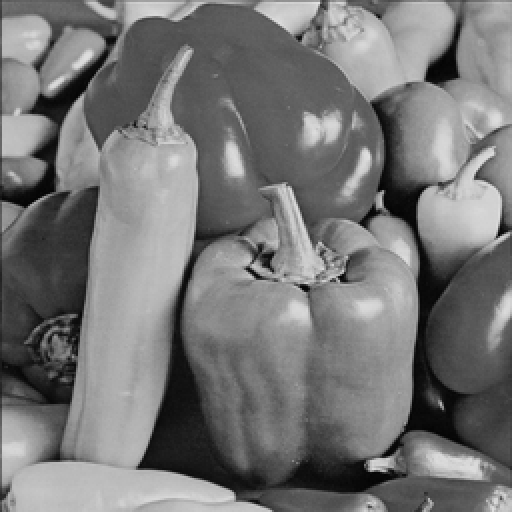
%> input picture code1/cimg/pepper.png, 512 x 512 px
$ octave demo_DetectionTVL1ADMM.m   (GNU Octave 9; MATLAB toolbox functions it lacks are replaced by stand-ins)
%> lines starting %> are read from the running program, lines starting %| are printed output that depends on the picture
### code1/adaptive_median_detection.m
function [X] = adaptive_median_detection(g1,g)

% This function finds the poisition of image corrupted by salt and pepper noise

% Input
%

% g1     --------------------   blur  image
% g       --------------------  blur and noise image
% lever --------------------   noise lever

% Ouput
% X ------  characteristic matrix


%f=imread('C:\Program Files\MATLAB\R2013a\bin\work\图像复原\Penguins.jpg');
%f = imread('onion.png');
%  f = double(imread('House256.tif'))/255;
%  H = fspecial('gaussian',9,10);
%  g1 = imfilter(f,H);
 image_gray = g1;
%image_gray=rgb2gray(f);%得到灰度图像
 ff = image_gray;
 ff(:) = 0;
alreadyProcessed = false(size(image_gray));%生成逻辑非的矩阵

% 迭代.
Smax=7;
for k = 3:2:Smax
   zmin = ordfilt2(image_gray, 1, ones(k, k), 'symmetric');
   zmax = ordfilt2(image_gray, k * k, ones(k, k), 'symmetric');
   zmed = medfilt2(image_gray, [k k], 'symmetric');

   processUsingLevelB = (zmed > zmin) & (zmax > zmed) & ...
       ~alreadyProcessed;
   zB = (image_gray > zmin) & (zmax > image_gray);
   outputZxy  = processUsingLevelB & zB;
   outputZmed = processUsingLevelB & ~zB;
   ff(outputZxy) = image_gray(outputZxy);
   ff(outputZmed) = zmed(outputZmed);

   alreadyProcessed = alreadyProcessed | processUsingLevelB;
   if all(alreadyProcessed(:))
      break;
   end
end

ff(~alreadyProcessed) = zmed(~alreadyProcessed);
f1 = g;


[m,n] = size(g);
X = zeros(m,n);
for i = 1 : m
    for j = 1 : n
        if ff(i,j) ~= f1(i,j) & f1(i,j) == 0 || f1(i,j) == 1;
            X(i,j) = 0;
        else
            X(i,j) = 1;
        end
    end
end


### code1/DetectionTVL1ADMM.m
function [U,SNR,PSNR,SSIM,i,t2] = DetectionTVL1ADMM(I,F,H,O,maxit,espilon,mu,beta1,beta2,gamma)

%% % An Alternationg Direction Method of Multipliers (ADMM) is applied to solve the
% TVL1, which refers to the ADMM for solving TVL1 by J. yang, W. Yin, and Y. Zhang(2009)

%  consider L1 data fidelity term and TV regularization
% term,  The model is as follows:
%          min_{u} \|O.*(Ku-f)\|_1+\|Du\|_2
%     O is the characteristic matrix
%=============================================================

%% Input
% H -------------------- convolution kernel representing K
% F -------------------- blurry and noise observation
% O -------------------- 0,1 matrix
% maxit ----------- represents the maximum number of  iteration steps
% espilon ----------- Respectively represents the stop criteria
% mu ---------------------- Regular parameters in the model
% beta1, beta2 -------------  Penalty parameter in ADMM
% gamma --------------------  Relaxation parameter in ADMM

%% Out
% U ----------------------  Restore image data
% IPSNR, ISNR, ISSIM----------- Value of evaluation indicators after noise
% PSNR, SNR, SSIM------------ Value of evaluation indicators after recovery
% i ------------------- The number of steps required for iteration outside the algorithm
%% initialization
[m,n] = size(F);
C = getC(F,H);
[D,Dt] = defDDt;
U = F;
Lam1 = zeros(m,n);
Lam2 = zeros(m,n);
Lam3 = zeros(m,n);
KUF = imfilter(U,H,'circular','conv') - F;
[D1U,D2U] = D(U);
Demon = beta1*C.eigsKtK+beta2*C.eigsDtD;
%% Algorithm ADMM
 tic;
t1 = clock;
for i = 1:maxit
    % X-subproblem
    X = prox_1(KUF+Lam1/beta1,mu/beta1,O);

    % Y-subproblem
    tv1 = D1U+Lam2/beta2;
    tv2 = D2U+Lam3/beta2;
    tvnorm = sqrt(tv1.^2+tv2.^2);
    tvnorm(tvnorm==0) = 1;
    tvnorm = max(tvnorm-1/beta2,0)./tvnorm;
    Y1 = tv1.*tvnorm;
    Y2 = tv2.*tvnorm;

    % U-subproblem
    Up = U;
    TKXL = beta1*X-Lam1;
    TKXL = imfilter(TKXL,H,'circular','corr');
    TKF = beta1*F;
    TKF = imfilter(TKF,H,'circular','corr');
    TDYL = Dt(beta2*Y1-Lam2,beta2*Y2-Lam3);
    U = TKXL+TKF+TDYL;
    U = fft2(U)./Demon;
    U = real(ifft2(U));

    % update Lam
    KUF = imfilter(U,H,'circular','conv')-F;
    [D1U,D2U] = D(U);
    Lam1 = Lam1+gamma*beta1*(KUF-X);
    Lam2 = Lam2+gamma*beta2*(D1U-Y1);
    Lam3 = Lam3+gamma*beta2*(D2U-Y2);

    SNR = 10*(log10(size(I,1)*size(I,2))-log10(norm(I(:)-U(:))^2));
    [PSNR(i),ppSNR]=psnr(I,U);
    t2(i)=etime(clock,t1);
%    SNR(i) = 20*log10(norm(I(:))/norm(I(:)-U(:)));
    SSIM = ssim(I,U);
     fprintf('i:%d, Psnr:%0.4f,ssim:%0.4f\n',i,PSNR(i),SSIM);
%    f = fval(D1U,D2U,KUF);
     r1 = fnorm(KUF-X);
     r2 = fnorm(D1U-Y1)+ fnorm(D2U-Y2);
    if r1+r2<=espilon
        break
    end
end

%%
function C = getC(F,H)
    [m,n] = size(F);
    C.eigsDtD = abs(psf2otf([1,-1],[m,n])).^2 + abs(psf2otf([1;-1],[m,n])).^2;
    C.eigsK = psf2otf(H,[m,n]);
    C.eigsKt = conj(C.eigsK);
    C.eigsKtK = abs(C.eigsK).^2;
    C.proI = abs(psf2otf([1],[m,n]));
    C.KtF = real(ifft2(C.eigsKt .* fft2(F)));
return;

function [D,Dt] = defDDt
    D = @(U) ForwardD(U);
    Dt = @(X,Y) Dive(X,Y);

 return;

 function [Dux,Duy] = ForwardD(U)
        Dux = [diff(U,1,2), U(:,1) - U(:,end)];
        Duy = [diff(U,1,1); U(1,:) - U(end,:)];
 return;


 function DtXY = Dive(X,Y)
        DtXY = [X(:,end) - X(:, 1), -diff(X,1,2)];
        DtXY = DtXY + [Y(end,:) - Y(1, :); -diff(Y,1,1)];
 return;

% [6 lines of commented-out code are left out]

function X = prox_1(KUF,lammad,O)
[m,n] = size(KUF);
X =zeros(m,n);
for i = 1:m
    for j = 1:n
        if O(i,j) == 1
             X(i,j) = max(abs(KUF(i,j)) - lammad,0).*sign(KUF(i,j));
        else
            X(i,j) = KUF(i,j);
        end
    end
end
return

### code1/util/fnorm.m
function [obj] = fnorm(A)
[a,b,c]=size(A);

obj = 0;
for i=1:c,
obj = obj + norm(A(:,:,i),'fro');
end

### code1/demo_DetectionTVL1ADMM.m
clc;clear all;close all;

randn('seed',0);rand('seed',0);
 addpath('cimg','util')

% [5 lines of commented-out code are left out]
I = double(imread(sprintf('pepper.png')))/255;
%> I: size 512x512 double; min 0.0118, max 0.89, mean 0.463
% [u,s,v]=svds(I,10);
% I=u*s*v'
R=7;
[x,y] = meshgrid(-R:R,-R:R);
K= double(x.^2 + y.^2 <= R^2);
H = K/sum(K(:));
%  H = fspecial('average',1);
Level = 0.1;
%  B=conv2padded(I,H);
B = imfilter(I,H,'circular','conv');
imshow(B)
Bn = imnoise(B,'salt & pepper',Level);
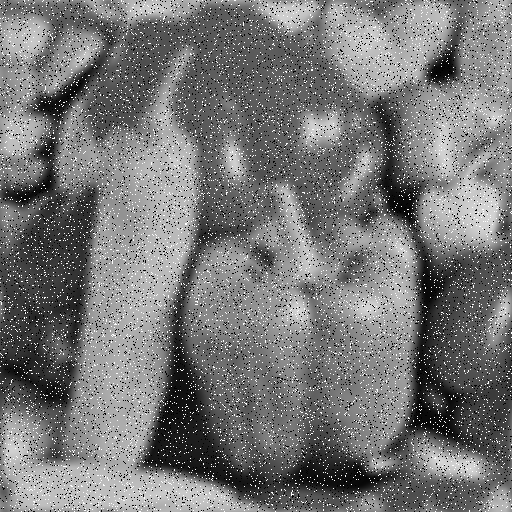
%> Bn: size 512x512 double; min 0, max 1, mean 0.467
psnr(Bn,I)
%> ans = 14.93
ssim(Bn,I)
%> ans = 0.0918
%% Characteristic matrix
O = adaptive_median_detection(B,Bn);
%> in adaptive_median_detection, `ff(:) = 0;`: ff: size 512x512 double; every value is 0
%> after the loop in adaptive_median_detection, `for i = 1 : m`:
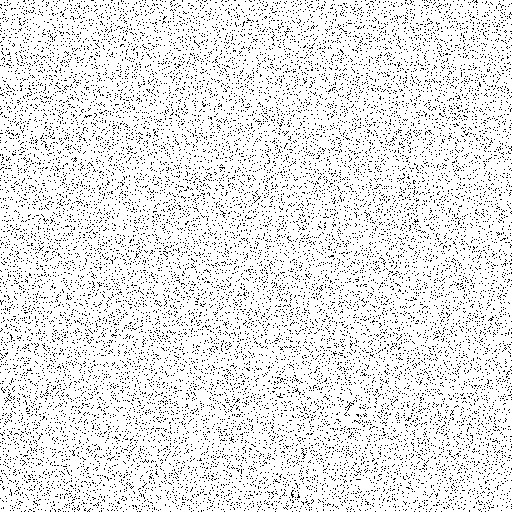
%> X: size 512x512 double; values 0 (black) and 1 (white), 90% white; black in thin lines or dots
% %% Initial evaluation index
IPSNR = 10*(log10(size(I,1)*size(I,2))-log10(norm(I(:) - Bn(:))^2));
%> IPSNR = 14.93
ISNR = 20*log10(norm(I(:))/norm(I(:) - Bn(:)));
%> ISNR = 9.04
% ISSIM = ssim(I,Bn);
%% Initial valua
maxit = 5000;
espilon = 1/255;
gamma = 1.618;
mu = [200];
beta1= [3000];
beta2= [10];


%%


%% image denoise
  [U,SNR,PSNR,SSIM,i,t] = DetectionTVL1ADMM(I,Bn,H,O,maxit,espilon,mu,beta1,beta2,gamma);
%> in DetectionTVL1ADMM, `KUF = imfilter(U,H,'circular','conv') - F;`:
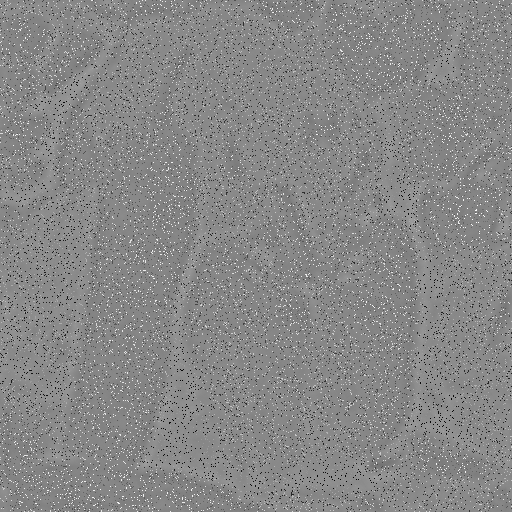
%> KUF: size 512x512 double; min -0.932, max 0.821, mean -5.62e-17; drawn with min black and max white
%> in DetectionTVL1ADMM, `[D1U,D2U] = D(U);`:
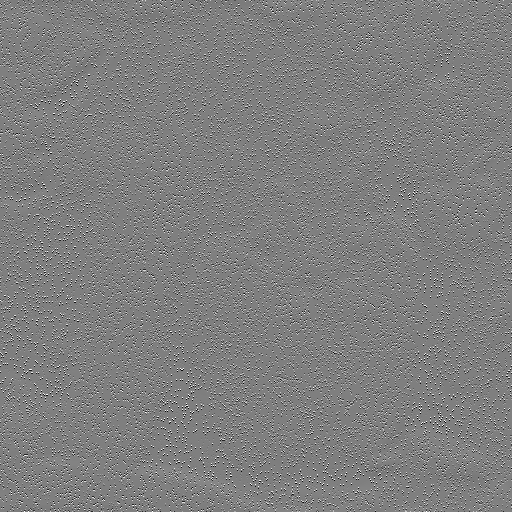
%> D2U: size 512x512 double; min -1, max 1, mean 1.9e-19; drawn with min black and max white
%> in DetectionTVL1ADMM, `Demon = beta1*C.eigsKtK+beta2*C.eigsDtD;`:
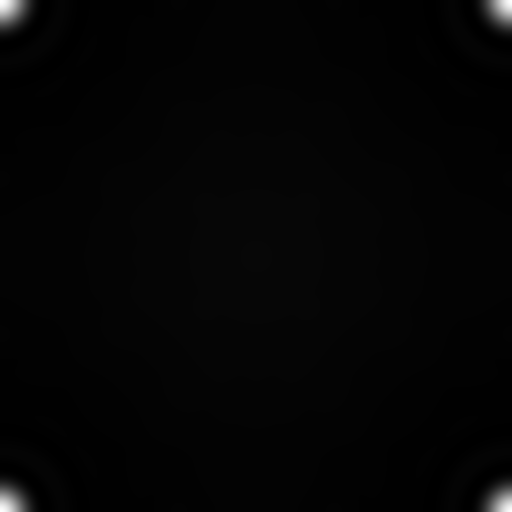
%> Demon: size 512x512 double; min 3.03, max 3000, mean 60.1; drawn with min black and max white
%> (the run ends here)
